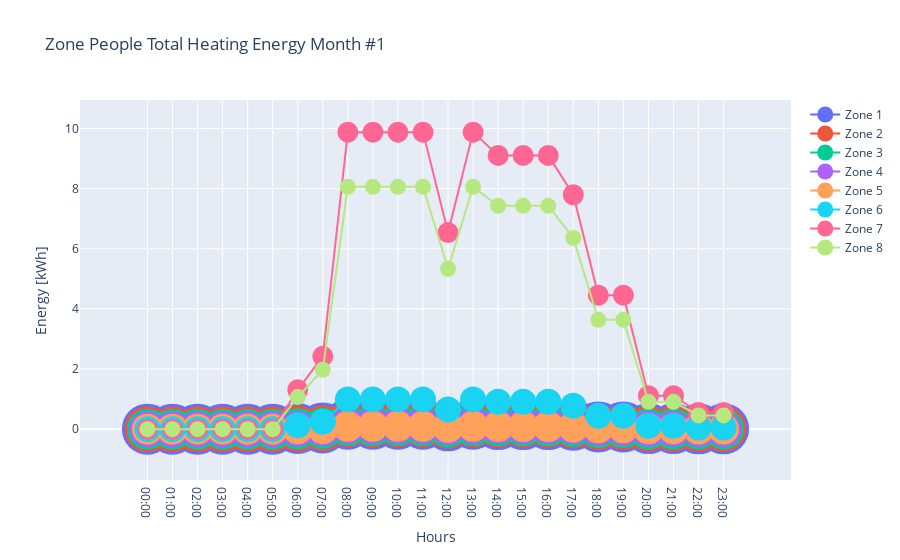

Here is the notebook cell this chart was saved with:
### Code cell
c.plot_output_by_zone("eh8", "Zone People Total Heating Energy", 1)
